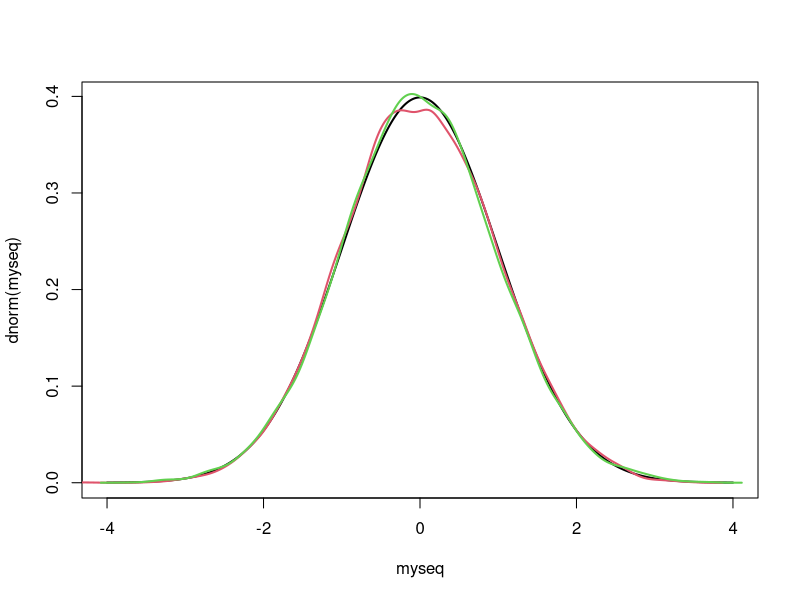
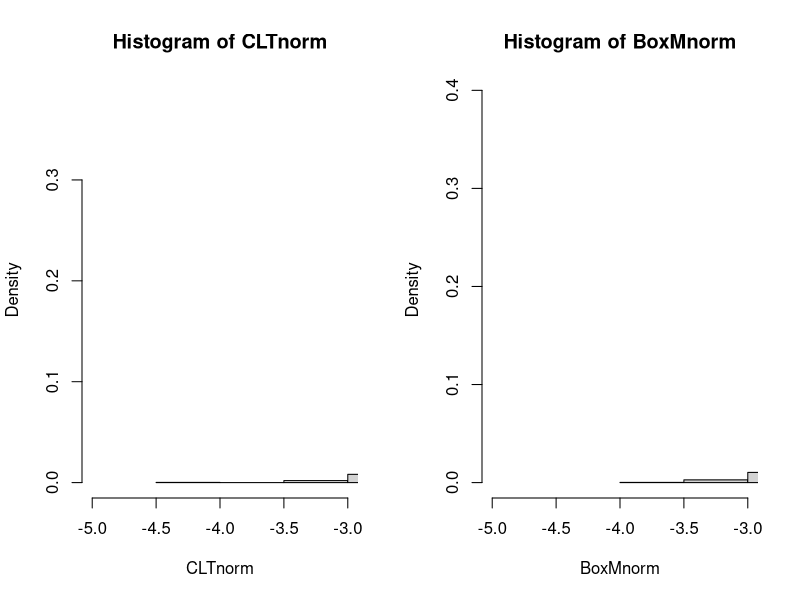
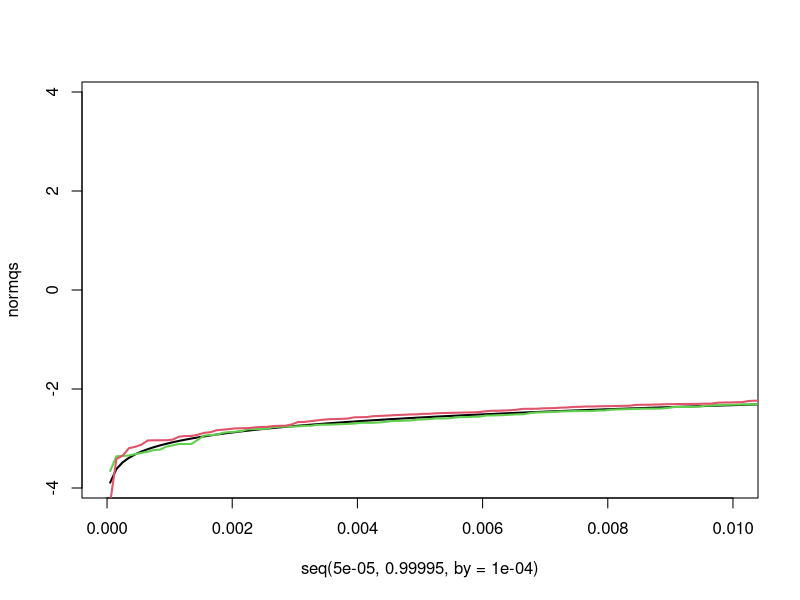
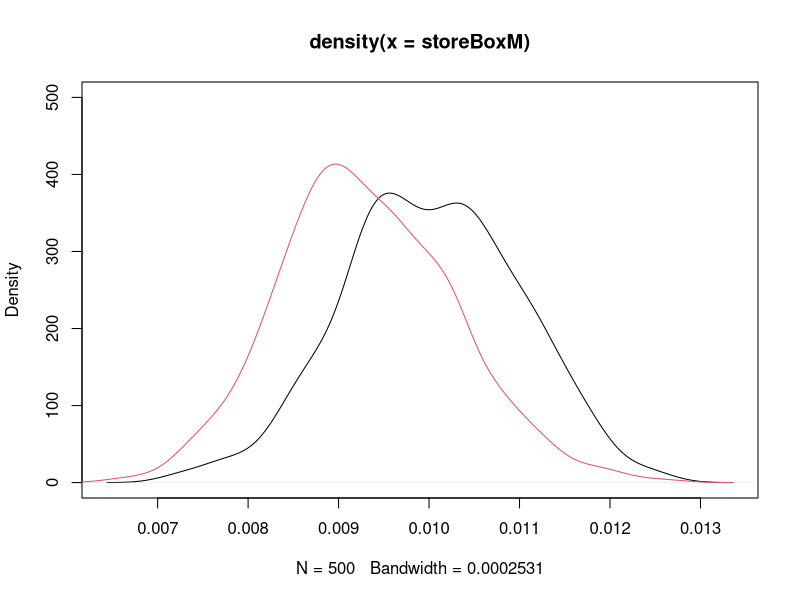

These charts were generated, in order, by the following R code:
##Ex 2.3
set.seed(908956)

mymat=matrix(nrow=12, ncol=10000, data=runif(120000,-.5,.5)) ##Uniform values to be summed for CLT approximation
CLTnorm=colSums(mymat)

BoxMmat=matrix(nrow=2,ncol=5000, data=runif(10000)) ##Uniform values to be transformed for Box-Muller
BoxMnorm=sqrt(-2*log(BoxMmat[1,]))*cos(2*pi*BoxMmat[2,])
BoxMnorm=append(BoxMnorm, sqrt(-2*log(BoxMmat[1,]))*sin(2*pi*BoxMmat[2,]))

myseq=seq(-4,4,by=.01)
plot(myseq, dnorm(myseq),type="l", lwd=2)  #True normal density
lines(density(CLTnorm),col=2, lwd=2)       #Smoothed histogram of CLT random variables
lines(density(BoxMnorm),col=3, lwd=2)      #Smoothed histogram of Box-Muller random variables
par(mfrow=c(1,2))
hist(CLTnorm, plot=T, freq=F, xlim=c(-5,-3))  ##Histogram of left tail of CLT
hist(BoxMnorm, plot=T, freq=F, xlim=c(-5,-3))  ##Histogram of left tail of Box-Muller
par(mfrow=c(1,1))

## Look at how the quantiles match up in the tail
normqs=qnorm(seq(.00005,.99995,by=.0001))     ##Normal quantiles    
plot(seq(.00005,.99995,by=.0001), normqs, type="l",xlim=c(0.0,0.01), lwd=2) 
lines(seq(.00005,.99995,by=.0001), sort(BoxMnorm), col=3, lwd=2)
lines(seq(.00005,.99995,by=.0001), sort(CLTnorm), col=2, lwd=2)



## Histograms are not that great.  Instead I have done an estimate of P(z<-2.326348), which should be .01
###  Draw 500 samples with each method and look at how accurately each estimates P(z<-2.326348)
storeCLT=vector()
storeBoxM=vector()
for(i in 1:500){
  mymat=matrix(nrow=12, ncol=10000, data=runif(120000,-.5,.5))
  CLTnorm=apply(mymat,2,sum)
  BoxMmat=matrix(nrow=2,ncol=5000, data=runif(10000))
  BoxMnorm=sqrt(-2*log(BoxMmat[1,]))*cos(2*pi*BoxMmat[2,])
  BoxMnorm=append(BoxMnorm, sqrt(-2*log(BoxMmat[1,]))*sin(2*pi*BoxMmat[2,]))
  storeCLT[i]=sum(CLTnorm<qnorm(.01))/10000
  storeBoxM[i]=sum(BoxMnorm<qnorm(.01))/10000
}
plot(density(storeBoxM), ylim=c(0,500))
lines(density(storeCLT), col=2)
c(mean(storeCLT), sd(storeCLT))
c(mean(storeBoxM), sd(storeBoxM))
